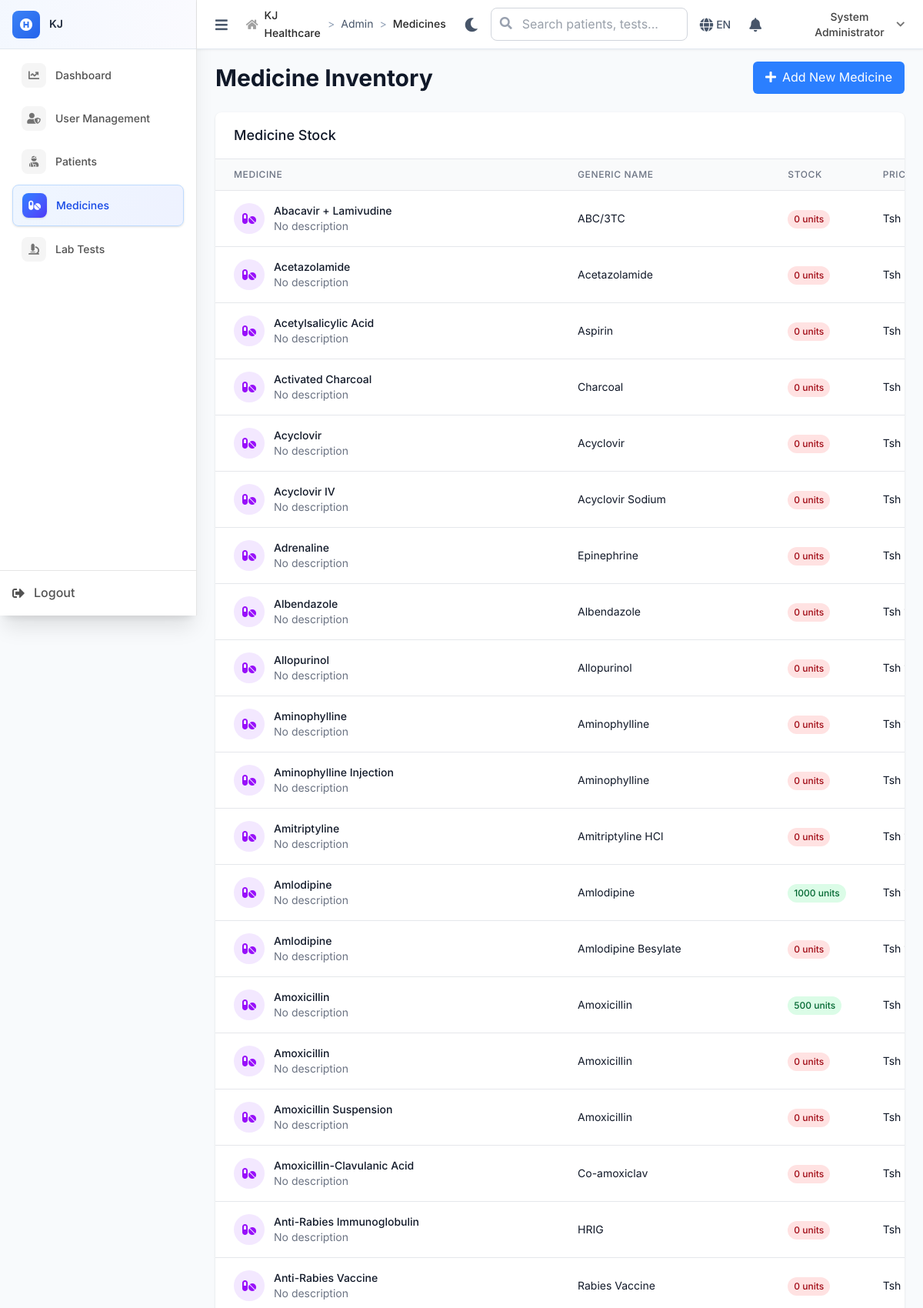
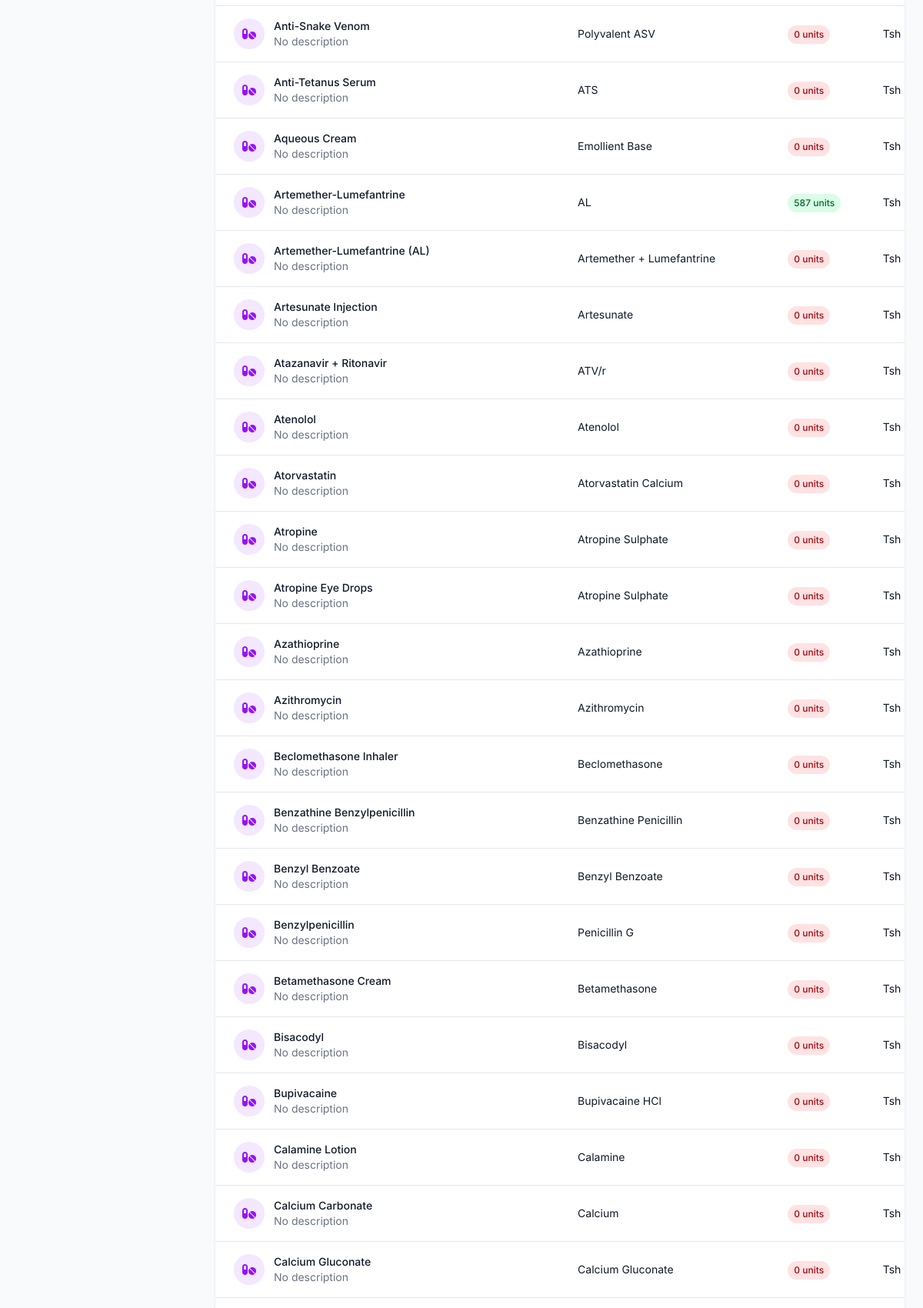
Page /admin/medicines (signed in, upper part) on the committed database (2 pictures, top to bottom).
### tables this page shows
CREATE TABLE `medicines` (
  `id` int NOT NULL,
  `name` varchar(100) NOT NULL,
  `generic_name` varchar(100) DEFAULT NULL,
  `description` text,
  `strength` varchar(50) DEFAULT NULL COMMENT 'e.g., 500mg, 250mg/5ml',
  `unit` varchar(20) DEFAULT NULL COMMENT 'tablets, capsules, ml, etc',
  `unit_price` decimal(10,2) NOT NULL,
  `reorder_level` int DEFAULT '20' COMMENT 'Alert when stock below this',
  `is_active` tinyint(1) DEFAULT '1',
  `created_at` timestamp NOT NULL DEFAULT CURRENT_TIMESTAMP,
  `updated_at` timestamp NOT NULL DEFAULT CURRENT_TIMESTAMP ON UPDATE CURRENT_TIMESTAMP
);

### includes/BaseController.php (called while the page is built, shortened)
<?php
class BaseController {
    public function __construct() {
        global $pdo;
        $this->pdo = $pdo;
    }
    protected function render($view, $data = []) {
        extract($data);
        $BASE_PATH = defined('BASE_PATH') ? BASE_PATH : (rtrim(str_replace('\\', '/', dirname($_SERVER['SCRIPT_NAME'] ?? '/')), '/') ?: '');
        include __DIR__ . "/../views/{$view}.php";
    }
}
?>

### controllers/AdminController.php (called while the page is built, shortened)
<?php
require_once __DIR__ . '/../includes/BaseController.php';
class AdminController extends BaseController {
    public function medicines() {
        $medicines = $this->pdo->query("
            SELECT m.id, m.name, m.generic_name, m.unit_price,
                   COALESCE(SUM(mb.quantity_remaining), 0) as stock_quantity,
                   MIN(mb.expiry_date) as expiry_date
            FROM medicines m
            LEFT JOIN medicine_batches mb ON m.id = mb.medicine_id
            GROUP BY m.id, m.name, m.generic_name, m.unit_price
            ORDER BY m.name
        ")->fetchAll();
        $this->render('admin/medicines', [
            'medicines' => $medicines
        ]);
    }
}
?>

### index.php (called while the page is built, shortened)
<?php
$request = $_SERVER['REQUEST_URI'];
$path = parse_url($request, PHP_URL_PATH);
if (strpos($path, BASE_PATH) === 0) {
    $path = substr($path, strlen(BASE_PATH));
}
$path = ltrim($path, '/');
$segments = explode('/', $path);
$controller = $segments[0] ?? 'auth';
$action = $segments[1] ?? 'login';
try {
    $controllerInstance = new $controllerClass();
    $params = array_slice($segments, 2);
    call_user_func_array([$controllerInstance, $action], $params);
} catch (Throwable $e) {
    Logger::error("Error in controller: " . $e->getMessage(), [
        'controller' => $controller,
        'action' => $action,
        'file' => $e->getFile(),
        'line' => $e->getLine(),
        'trace' => $e->getTraceAsString()
    ]);
    error_log("Error in controller: " . $e->getMessage());
    http_response_code(500);
    echo "Internal server error";
}
?>

### views/admin/medicines.php (the view, shortened to what this page needs)
<div class="space-y-6">
    <div class="flex items-center justify-between">
        <h1 class="text-3xl font-bold text-gray-900">Medicine Inventory</h1>
    <a href="<?= $BASE_PATH ?>/admin/medicines" class="bg-blue-500 hover:bg-blue-600 text-white px-4 py-2 rounded-md">
            <i class="fas fa-plus mr-2"></i>Add New Medicine
        </a>
    </div>
    <div class="bg-white rounded-lg shadow overflow-hidden">
        <div class="px-6 py-4 border-b border-gray-200">
            <h3 class="text-lg font-medium text-gray-900">Medicine Stock</h3>
        </div>
        <div class="overflow-x-auto">
            <table class="min-w-full divide-y divide-gray-200">
                <thead class="bg-gray-50">
                    <tr>
                        <th class="px-6 py-3 text-left text-xs font-medium text-gray-500 uppercase tracking-wider">Medicine</th>
                        <th class="px-6 py-3 text-left text-xs font-medium text-gray-500 uppercase tracking-wider">Generic Name</th>
                        <th class="px-6 py-3 text-left text-xs font-medium text-gray-500 uppercase tracking-wider">Stock</th>
                        <th class="px-6 py-3 text-left text-xs font-medium text-gray-500 uppercase tracking-wider">Price</th>
                    </tr>
                </thead>
                <tbody class="bg-white divide-y divide-gray-200">
                    <?php foreach ($medicines as $medicine): ?>
                    <tr class="hover:bg-gray-50">
                        <td class="px-6 py-4 whitespace-nowrap">
                            <div class="flex items-center">
                                <div class="w-10 h-10 bg-purple-100 rounded-full flex items-center justify-center mr-3">
                                    <i class="fas fa-pills text-purple-600"></i>
                                </div>
                                <div>
                                    <div class="text-sm font-medium text-gray-900">
                                        <?php echo htmlspecialchars($medicine['name']); ?>
                                    </div>
                                    <div class="text-sm text-gray-500">
                                        <?php echo htmlspecialchars($medicine['description'] ?? 'No description'); ?>
                                    </div>
                                </div>
                            </div>
                        </td>
                        <td class="px-6 py-4 whitespace-nowrap text-sm text-gray-900">
                            <?php echo htmlspecialchars($medicine['generic_name'] ?? 'N/A'); ?>
                        </td>
                        <td class="px-6 py-4 whitespace-nowrap">
                            <span class="inline-flex px-2 py-1 text-xs font-medium rounded-full
                                <?php
                                if ($medicine['stock_quantity'] <= 5) {
                                    echo 'bg-red-100 text-red-800';
                                } elseif ($medicine['stock_quantity'] <= 20) {
                                    echo 'bg-yellow-100 text-yellow-800';
                                } else {
                                    echo 'bg-green-100 text-green-800';
                                }
                                ?>">
                                <?php echo $medicine['stock_quantity']; ?> units
                            </span>
                        </td>
                        <td class="px-6 py-4 whitespace-nowrap text-sm text-gray-900">
                            Tsh <?php echo number_format($medicine['unit_price'], 0, '.', ','); ?>
                        </td>
                    </tr>
                    <?php endforeach; ?>
                </tbody>
            </table>
        </div>
    </div>
</div>

### views/layouts/main.php (style rules this page uses)
:root { --primary-50: #eff6ff; --primary-100: #dbeafe; --primary-500: #3b82f6; --primary-600: #2563eb; --primary-700: #1d4ed8; --success-50: #f0fdf4; --success-500: #22c55e; --success-600: #16a34a; --warning-50: #fffbeb; --warning-500: #f59e0b; --warning-600: #d97706; --error-50: #fef2f2; --error-500: #ef4444; --error-600: #dc2626; --neutral-50: #f8fafc; --neutral-100: #f1f5f9; --neutral-200: #e2e8f0; --neutral-300: #cbd5e1; --neutral-400: #94a3b8; --neutral-500: #64748b; --neutral-600: #475569; --neutral-700: #334155; --neutral-800: #1e293b; --neutral-900: #0f172a; --medical-accent: #10b981; --medical-secondary: #8b5cf6; }
html, body { height: 100%; margin: 0; padding: 0; }
body { font-family: 'Inter', sans-serif; background-color: var(--neutral-50); color: var(--neutral-700); line-height: 1.6; }
:root { --header-height: 64px; }

### rows in the picture
medicines: name "Abacavir + Lamivudine", description "No description", generic_name "ABC/3TC", stock_quantity "0"
medicines: name "Acetazolamide", description "No description", generic_name "Acetazolamide", stock_quantity "0"
medicines: name "Acetylsalicylic Acid", description "No description", generic_name "Aspirin", stock_quantity "0"
medicines: name "Activated Charcoal", description "No description", generic_name "Charcoal", stock_quantity "0"
medicines: name "Acyclovir", description "No description", generic_name "Acyclovir", stock_quantity "0"
medicines: name "Acyclovir IV", description "No description", generic_name "Acyclovir Sodium", stock_quantity "0"
medicines: name "Adrenaline", description "No description", generic_name "Epinephrine", stock_quantity "0"
medicines: name "Albendazole", description "No description", generic_name "Albendazole", stock_quantity "0"
medicines: name "Allopurinol", description "No description", generic_name "Allopurinol", stock_quantity "0"
medicines: name "Aminophylline", description "No description", generic_name "Aminophylline", stock_quantity "0"
medicines: name "Aminophylline Injection", description "No description", generic_name "Aminophylline", stock_quantity "0"
medicines: name "Amitriptyline", description "No description", generic_name "Amitriptyline HCl", stock_quantity "0"
medicines: name "Amlodipine", description "No description", generic_name "Amlodipine", stock_quantity "1000"
medicines: name "Amlodipine", description "No description", generic_name "Amlodipine Besylate", stock_quantity "0"
medicines: name "Amoxicillin", description "No description", generic_name "Amoxicillin", stock_quantity "500"
medicines: name "Amoxicillin", description "No description", generic_name "Amoxicillin", stock_quantity "0"
medicines: name "Amoxicillin Suspension", description "No description", generic_name "Amoxicillin", stock_quantity "0"
medicines: name "Amoxicillin-Clavulanic Acid", description "No description", generic_name "Co-amoxiclav", stock_quantity "0"
medicines: name "Anti-Rabies Immunoglobulin", description "No description", generic_name "HRIG", stock_quantity "0"
medicines: name "Anti-Rabies Vaccine", description "No description", generic_name "Rabies Vaccine", stock_quantity "0"
medicines: name "Anti-Snake Venom", description "No description", generic_name "Polyvalent ASV", stock_quantity "0"
medicines: name "Anti-Tetanus Serum", description "No description", generic_name "ATS", stock_quantity "0"
medicines: name "Aqueous Cream", description "No description", generic_name "Emollient Base", stock_quantity "0"
medicines: name "Artemether-Lumefantrine", description "No description", generic_name "AL", stock_quantity "587"
medicines: name "Artemether-Lumefantrine (AL)", description "No description", generic_name "Artemether + Lumefantrine", stock_quantity "0"
medicines: name "Artesunate Injection", description "No description", generic_name "Artesunate", stock_quantity "0"
medicines: name "Atazanavir + Ritonavir", description "No description", generic_name "ATV/r", stock_quantity "0"
medicines: name "Atenolol", description "No description", generic_name "Atenolol", stock_quantity "0"
medicines: name "Atorvastatin", description "No description", generic_name "Atorvastatin Calcium", stock_quantity "0"
medicines: name "Atropine", description "No description", generic_name "Atropine Sulphate", stock_quantity "0"
medicines: name "Atropine Eye Drops", description "No description", generic_name "Atropine Sulphate", stock_quantity "0"
medicines: name "Azathioprine", description "No description", generic_name "Azathioprine", stock_quantity "0"
medicines: name "Azithromycin", description "No description", generic_name "Azithromycin", stock_quantity "0"
medicines: name "Beclomethasone Inhaler", description "No description", generic_name "Beclomethasone", stock_quantity "0"
medicines: name "Benzathine Benzylpenicillin", description "No description", generic_name "Benzathine Penicillin", stock_quantity "0"
medicines: name "Benzyl Benzoate", description "No description", generic_name "Benzyl Benzoate", stock_quantity "0"
medicines: name "Benzylpenicillin", description "No description", generic_name "Penicillin G", stock_quantity "0"
medicines: name "Betamethasone Cream", description "No description", generic_name "Betamethasone", stock_quantity "0"
medicines: name "Bisacodyl", description "No description", generic_name "Bisacodyl", stock_quantity "0"
medicines: name "Bupivacaine", description "No description", generic_name "Bupivacaine HCl", stock_quantity "0"
medicines: name "Calamine Lotion", description "No description", generic_name "Calamine", stock_quantity "0"
medicines: name "Calcium Carbonate", description "No description", generic_name "Calcium", stock_quantity "0"
medicines: name "Calcium Gluconate", description "No description", generic_name "Calcium Gluconate", stock_quantity "0"

### other values in the picture
$_ENV['APP_NAME'] "KJ"
$item['text'] "Dashboard"
$item['text'] "User Management"
$item['text'] "Patients"
$item['text'] "Medicines"
$item['text'] "Lab Tests"
$crumb['text'] "Admin"
$crumb['text'] "Medicines"
$_SESSION['user_name'] "System Administrator"
